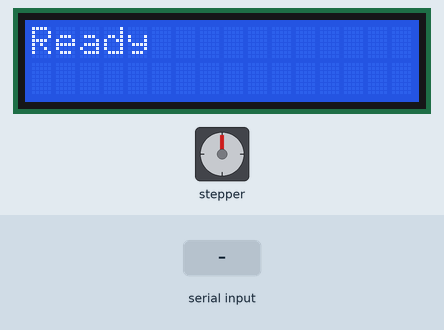
A sketch run on a simulated Arduino Uno, built with avr-gcc and run on an emulated ATmega328P. Parts: 16×2 character LCD, stepper motor. The inputs (shaded band) are chosen by the test bench. Stepper angles assume 200 steps per turn; what the sketch prints to the serial monitor is not drawn.

Above: at 2.5 s.
2.6 s: "X90\n" received over Serial
At 4.8 s:
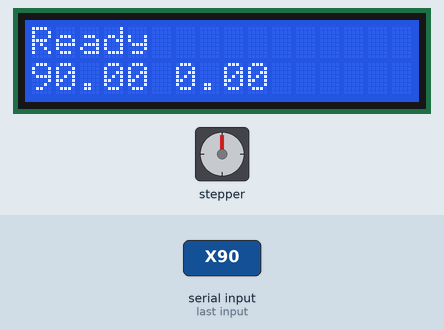
5.1 s: byte 33 ('!') received over Serial
At 6.6 s:
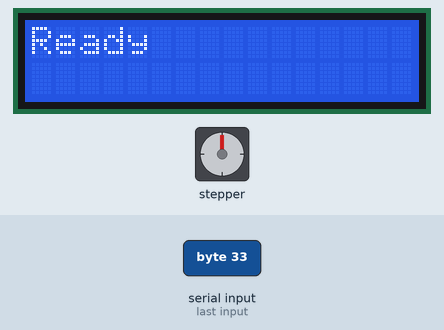
Timing chart, 0 to 8.1 s (numbered marks = the images above; inputs shaded):
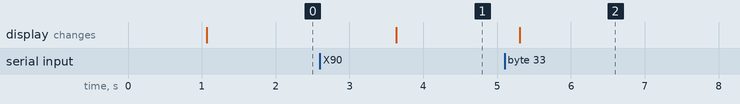

The sketch:

SPP_Arduino_Interface_v1.ino
```cpp
#include <SPI.h>
#include <LiquidCrystal.h>
#include <Stepper.h>
//LiquidCrystal lcd(11,12,2,3,4,5,6,7,8,9);
LiquidCrystal lcd(10); //SPI MODE ##########


// Pin Declearation
byte UP_BUTTON = 9;
byte DOWN_BUTTON = 8;

byte STEPPER_YEL_X = 4;
byte STEPPER_BLU_X = 5;
byte STEPPER_GRE_X = 6;
byte STEPPER_RED_X = 7;

// byte STEPPER_YEL_Y = ;
// byte STEPPER_BLU_Y = ;
// byte STEPPER_GRE_Y = ;
// byte STEPPER_RED_Y = ;

// Stepper Property Definition
byte STEPS = 200; // 1.8 degrees per step
byte STEPPER_RPM = 50; // RPM the stepper runs on (150 is about the maximum)
byte UNIT_DISTANCE_X = 100; // Number of steps per one unit distance, X axis
byte UNIT_DISTANCE_Y = 100; // Number of steps per one unit distance, Y axis

Stepper stepperX = Stepper(STEPS, STEPPER_YEL_X, STEPPER_BLU_X, STEPPER_GRE_X, STEPPER_RED_X);
// Stepper stepperY = stepper(STEPS, STEPPER_YEL_Y, STEPPER_BLU_Y, STEPPER_GRE_Y, STEPPER_RED_Y);

// Global Variable Declearations
int packetsRecieved = 0, i,shapeCounter = 1;
char recieved;
float tempX, tempY;
String intData = "";
char intBuffer[4];
int intLength;

char operationMode;
float stepper_LastX;
float stepper_LastY;

// Data structor declearations
struct Node{
    float xCoord;
    float yCoord;
    struct Node * next;
};

struct shapeList{
     Node * coords;
     struct shapeList * next;
};


// Assist function declearations
int clearLine(int a){
    lcd.setCursor(0, a);

    for (i=1;i<17;i++){
        lcd.print(" ");
    }
}

int printPackNumber(int PR){
    lcd.setCursor(9, 0);
    lcd.print(PR);
}

int stepperMoveTo(int posX, int posY){
    // only simple step commands for now, will have to impliment stall detection once hardware allows

    // Move X
    stepperX.step((posX - stepper_LastX)*UNIT_DISTANCE_X);
    // Update last position
    stepper_LastX = posX;

    // Move Y
    // stepperX.step((posY - stepper_LastY)*UNIT_DISTANCE_Y);
    // Update last position
    // stepper_LastY = posY;


    // Will also have to impliment Z actions

}


// Setup Decleartaions
struct shapeList * shapeListStart;
struct shapeList * currShape;
struct Node * currCoord;

struct Node * tempCoord;
struct shapeList * tempShape;

// Setup function
void setup() {

    Serial.begin(4800);
    // set up the LCD's number of columns and rows:
    lcd.begin(16, 2);
    // Print a message to the LCD.
    lcd.print("Setup Reset");
    delay(1000);
    clearLine(0);
    lcd.setCursor(0, 0);
    lcd.print("Ready");
    lcd.setCursor(0, 1);

    // Test stuff, sizes of things
    Serial.println("Sizes of things:");
    Serial.print("Size of int:");
    Serial.println(sizeof(int));
    Serial.print("Size of Node:");
    Serial.println(sizeof(struct Node));
    Serial.print("Size of shapeList:");
    Serial.println(sizeof(struct shapeList));
    Serial.print("Size of Node pointer:");
    Serial.println(sizeof(struct Node *));
    Serial.print("Size of shapeList pointer:");
    Serial.println(sizeof(struct shapeList *));

    // Initialize structs and pointers
    shapeListStart = (struct shapeList *) malloc (sizeof(struct shapeList));
    currShape = shapeListStart;
    shapeListStart -> coords = (struct Node *) malloc (sizeof(struct Node));
    currCoord = shapeListStart -> coords;

    Serial.print("CLS:");
    Serial.println((long)shapeListStart);

    Serial.print("CS:");
    Serial.println((long)currShape);

    Serial.print("CC:");
    Serial.println((long)currCoord);

    Serial.println("-------- Init Done ----------");


}

// Main event loop (ish)

void loop() {
    while (1==1){ // Recieving data from serial, will run until broken

        if (Serial.available() > 0){
            // Store the recieved char and operate on it later
            recieved = Serial.read();

         if (recieved == 'X'){
             currCoord -> xCoord = Serial.parseFloat();
             currCoord -> yCoord = Serial.parseFloat();

            // LCD debug output
            clearLine(1);
            lcd.print("+ Parsed ints +");

            lcd.setCursor(0,1);
            lcd.print( currCoord -> xCoord);
            lcd.print(" ");
            lcd.print( currCoord -> yCoord);


            currCoord -> next = (struct Node *) malloc (sizeof(struct Node));
            Serial.print("CCN:");
            Serial.println((long)currCoord -> next);

            tempCoord = currCoord;
            currCoord = currCoord -> next;
            //Serial.println("D");

            //lcd.clear();
            //lcd.setCursor(0,1);
            //lcd.print("test");
        }else{

        if (recieved == '!'){
            // Recieved the global end character, will wrap up
            currShape->next = NULL;
            currCoord->next = NULL;

            break;
        }

        if (recieved == '\n'){
            // Recieved linefeed character, indicating the start of another shape
            Serial.println("S");
            free(currCoord);
            tempCoord->next = NULL; //clean up the tail

            currShape->next = (struct shapeList *) malloc (sizeof(struct shapeList));
            Serial.print("CSN:");
            Serial.println((long)currShape -> next);
            tempShape = currShape;
            currShape = currShape->next;
            currShape->coords = (struct Node *) malloc (sizeof(struct Node));
            currCoord = currShape->coords;

            Serial.print("CLS:");
            Serial.println((long)shapeListStart);

            Serial.print("CS:");
            Serial.println((long)currShape);

            Serial.print("CC:");
            Serial.println((long)currCoord);

            Serial.println("-------- Shape Done ----------");
        }


         }
        }
    } // End RX loop

    Serial.println("Input 's' to execute the path with steppers, 'p' to print storage through serial,");
    Serial.println(" 'r' go back and listen to serial, 'c' to clear memory and listen to serial.");
    clearLine(1);
    lcd.print("Input, See serial");

   /* while(1==1){ // Wait for user input on operatoin to perfrom with data recieved
        if(Serial.available() > 0){
            recieved = Serial.read();
            if(recieved == 's' || recieved == 'S'){
                operationMode = 1;
                Serial.println("Selected, will operate stepper.");
                clearLine(1);
                lcd.print("Stepper Mode");
                break;
            } else if (recieved == 'p' || recieved == 'P'){
                operationMode = 2;
                Serial.println("Selected, print memory content.");
                clearLine(1);
                lcd.print("Print SRAM");
                break;
            } else if (recieved == 'r' || recieved == 'R'){
                operationMode = 3;
                Serial.println("Selected, will listen to serial more.");
                clearLine(1);
                lcd.print("Revert, Serial");
                break;
            } else if (recieved == 'c' || recieved == 'C'){
                operationMode = 4;
                Serial.println("Selected, will clear memory and listen to serial.");
                clearLine(1);
                lcd.print("Clear SRAM, Revert");
                break;
            } else {
                Serial.println("Input recieved, but not understood, try again.");
                clearLine(1);
                lcd.print("Retry input");
            }
        }
    }*/

    operationMode = 1;

    if (operationMode == 1){ // Operation 1, Run steppers
        //Serial.println("-------- Actuate Stepper --------");
        delay(100);

        // Recieve loop terminated, will recall stored data and print over serial
        currShape = shapeListStart;
        currCoord = shapeListStart->coords;
        //Serial.print("CS:");
        //Serial.println((long)currShape);
        //Serial.print("CC:");
        //Serial.println((long)currCoord);

        while (currShape != NULL){
            // Print a header of the surrent shape
            //Serial.print("\n-------- Shape #: ");
            //Serial.print(shapeCounter,DEC);
            //Serial.print(" ---------- \n");
            //Serial.print("CS:");
            //Serial.println((long)currShape);

            while (currCoord != NULL){
                //Serial.print("CC:");
                //Serial.print((long)currCoord);
                //Serial.print("(");
                //Serial.print(currCoord->xCoord);
                //Serial.print(",");
                //Serial.print(currCoord->yCoord);
                //Serial.print(")");
                stepperMoveTo(currCoord->xCoord,currCoord->yCoord);
                //Serial.println("Moved.");

                tempCoord = currCoord;
                currCoord = currCoord -> next;
                free(tempCoord);

            }

            //
            // MUST IMPLIMENT, SPAKE SWITCH AND LIFT Z
            //

            tempShape = currShape;
            currShape = currShape -> next;
            shapeCounter++;
            currCoord = currShape -> coords;
            //Serial.print("CC - LOOP:");
            //Serial.println((long)currCoord);
        }

        //Serial.println("Done");
    }

    if (operationMode == 2){ // Operation 2, Print memory

        Serial.println("-------- Print Memory Content --------");

        // Recieve loop terminated, will recall stored data and print over serial
        currShape = shapeListStart;
        currCoord = shapeListStart->coords;
        Serial.print("CS:");
        Serial.println((long)currShape);
        Serial.print("CC:");
        Serial.println((long)currCoord);

        while (currShape != NULL){
            // Print a header of the surrent shape
            Serial.print("\n-------- Shape #: ");
            Serial.print(shapeCounter,DEC);
            Serial.print(" ---------- \n");
            Serial.print("CS:");
            Serial.println((long)currShape);

            while (currCoord != NULL){
                Serial.print("CC:");
                Serial.print((long)currCoord);
                Serial.print("(");
                Serial.print(currCoord->xCoord);
                Serial.print(",");
                Serial.print(currCoord->yCoord);
                Serial.println(")");

                tempCoord = currCoord;
                currCoord = currCoord -> next;
                free(tempCoord);

            }

            tempShape = currShape;
            currShape = currShape -> next;
            shapeCounter++;
            currCoord = currShape -> coords;
            Serial.print("CC - LOOP:");
            Serial.println((long)currCoord);
        }

        Serial.println("Done");
    }

    // Operation complete, hold up the process
    while(1==1){
        delay(10000);
    }
}
```

Measured:
- after the input at 2.6 s, the display: changes after 1.0 s (image 1)
- after the input at 5.1 s, the display: changes after 0.21 s (image 2)
